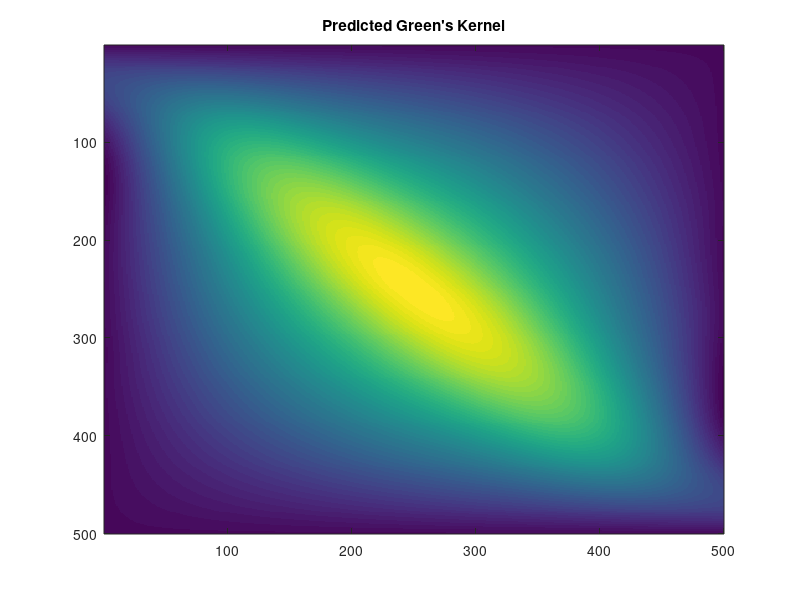
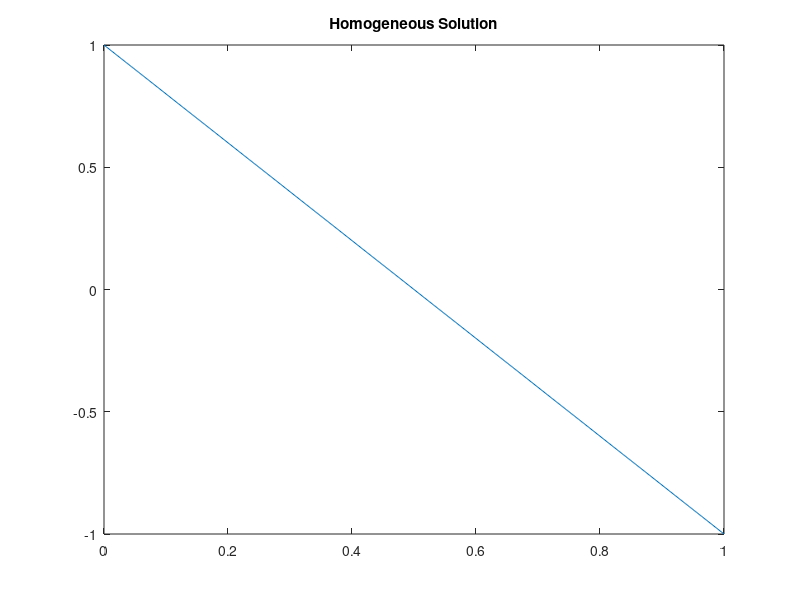

Write the MATLAB code that produced these figures, in order.
clear all; close all; clc

addpath('dst_idst')

% Solving Helmholtz equation -u_xx - k^2*u = f with [a, b] Dirichlet BCs

% number of samples
trainsize = 1000;
testsize = 1000;

% number of grid points
m = 500;
L = 1;
h = L/(m-1);
x = linspace(0, L, m);

% reproducing kernel for the Sobolev space of Green's kernels
bernoulli2 =@(x) x.^2 - x + 1/6;
bernoulli4 =@(x) x.^4 - 2*x.^3 + x.^2 - 1/30;
[X, Y] = meshgrid(x, x);
RK = bernoulli2(X) .* bernoulli2(Y) / 4 - bernoulli4(abs(X - Y)) / 24;

% functions that are in the null space of the seminorm
Xi = [ones(m, 1), x'];
r = size(Xi, 2);

% regularization
lambda = 1e-5;

% wavenumber
k = 0;

% Dirichlet boundary conditions
a = 1;
b = -1;

% noise level
sigma = 0; %5*1e-2;

% generate train and test input (forcing) functions as Brownian bridges
modes = 100;
ks = (1:modes) / L;
fs_train = sqrt(2)*bsxfun(@rdivide, sin(pi*x'*ks), pi*ks) * randn(modes, trainsize);
fs_test = sqrt(2)*bsxfun(@rdivide, sin(pi*x'*ks), pi*ks) * randn(modes, testsize);

K = spdiags([-ones(m-2, 1), 2*ones(m-2, 1), -ones(m-2, 1)], -1:1, m-2, m-2);
K = full(K)/h^2 - k^2*eye(m-2);

% compute corresponding train and test solutions to Poisson equation
%lambdas = 2 - 2*cos(pi*(1:m-2)/(m-1))';
us_train = zeros(m, trainsize);
for k = 1:trainsize
    f = fs_train(2:m-1, k);
    f_pert = [f(1) + a/h^2; f(2:m-3); f(m-2) + b/h^2];
    %f_hat = dstn(f_pert);
    %u_hat = h^2 * f_hat ./ lambdas;
    %us_train(:, k) = [a; idstn(u_hat); b];
    us_train(:, k) = [a; K\f_pert; b];
end
noise = sigma * randn(m, trainsize);
us_train = us_train + noise;
%snr = db2mag(snr(us_train, noise))

us_test = zeros(m, testsize);
for k = 1:testsize
    f = fs_test(2:m-1, k);
    f_pert = [f(1) + a/h^2; f(2:m-3); f(m-2) + b/h^2];
    %f_hat = dstn(f_pert);
    %u_hat = h^2 * f_hat ./ lambdas;
    %us_test(:, k) = [a; idstn(u_hat); b];
    us_test(:, k) = [a; K\f_pert; b];
end

%plot(x, us_train(:, 1))
%hold on
%plot(x, fs_train(:, 1))

% compute the necessary inner product matrices to invert
fs_train_ave = mean(fs_train, 2);
us_train_ave = mean(us_train, 2);

fs_train_centered = fs_train - repmat(fs_train_ave, [1, trainsize]);
us_train_centered = us_train - repmat(us_train_ave, [1, trainsize]);

%Gamma_ff = h * (fs_train_centered' * fs_train_centered);
Gamma_ff = h * (fs_train_centered' * RK * fs_train_centered);
M = Gamma_ff + trainsize * lambda * eye(trainsize);

%G_hat = us_train_centered * (M \ fs_train_centered');

% solve for the Green's kernel
T = h * fs_train_centered' * Xi;
[Q, R] = qr(T);
Q1 = Q(:, 1:r);
Q2 = Q(:, r+1:end);
R = R(1:r, 1:r);
c = Q2 * ((Q2' * M * Q2) \ (Q2' * us_train_centered'));
d = R \ (Q1' * (us_train_centered' - M * c));
G_hat = c' * fs_train_centered' * RK + d' * Xi';

% get homogeneous solution
nu = us_train_ave - h * G_hat * fs_train_ave;

figure(1)
imagesc(G_hat)
title('Predicted Green''s Kernel')

figure(2)
plot(x, nu)
title('Homogeneous Solution')

% true Green's kernel
%[X, Y] = meshgrid(x, x);
%G_true = cos(k*abs(X - Y))/(2*k);
%figure(2)
%imagesc(G_true)
%title('True Green''s Kernel')

% compute the relative error of the predicted Green's kernel
%kernel_error = norm(G_hat - G_true, 'fro') / norm(G_true, 'fro')

% learned operator is Psi_hat(g) = nu + (us_train - nu) * F_reg \ <f_i, g>
% compute the mean relative train error
us_train_hat = repmat(nu, [1, trainsize]) + h * G_hat * fs_train;
l2norm =@(X) sqrt(sum(X.^2, 1));
train_error = mean(l2norm(us_train_hat - us_train) ./ l2norm(us_train))

% compute the mean relative test error
us_test_hat = repmat(nu, [1, testsize]) + h * G_hat * fs_test;
test_error = mean(l2norm(us_test_hat - us_test) ./ l2norm(us_test))
